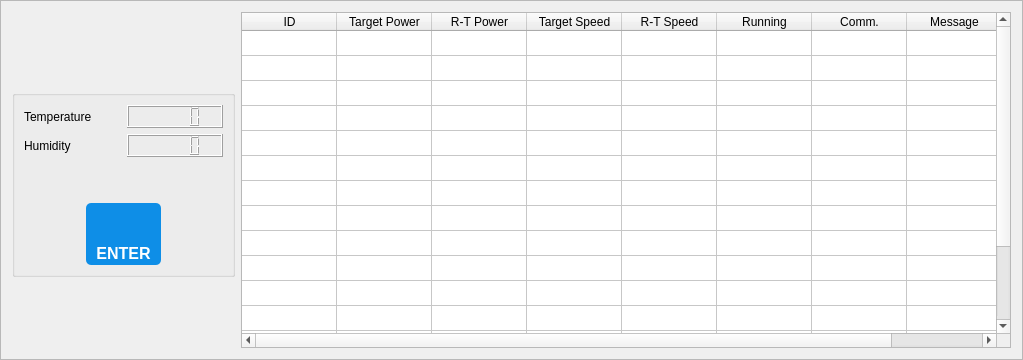
<?xml version="1.0" encoding="UTF-8"?>
<ui version="4.0">
 <class>GroupFrame</class>
 <widget class="QFrame" name="GroupFrame">
  <property name="geometry">
   <rect>
    <x>0</x>
    <y>0</y>
    <width>1023</width>
    <height>360</height>
   </rect>
  </property>
  <property name="windowTitle">
   <string>Frame</string>
  </property>
  <property name="frameShape">
   <enum>QFrame::StyledPanel</enum>
  </property>
  <property name="frameShadow">
   <enum>QFrame::Raised</enum>
  </property>
  <layout class="QGridLayout" name="gridLayout_3">
   <item row="0" column="0">
    <spacer name="verticalSpacer">
     <property name="orientation">
      <enum>Qt::Vertical</enum>
     </property>
     <property name="sizeHint" stdset="0">
      <size>
       <width>20</width>
       <height>65</height>
      </size>
     </property>
    </spacer>
   </item>
   <item row="0" column="1" rowspan="3">
    <widget class="QTableWidget" name="table_realtime">
     <property name="sizePolicy">
      <sizepolicy hsizetype="Expanding" vsizetype="Expanding">
       <horstretch>0</horstretch>
       <verstretch>0</verstretch>
      </sizepolicy>
     </property>
     <property name="minimumSize">
      <size>
       <width>770</width>
       <height>0</height>
      </size>
     </property>
     <property name="autoScroll">
      <bool>true</bool>
     </property>
     <property name="editTriggers">
      <set>QAbstractItemView::NoEditTriggers</set>
     </property>
     <property name="textElideMode">
      <enum>Qt::ElideRight</enum>
     </property>
     <property name="rowCount">
      <number>16</number>
     </property>
     <attribute name="horizontalHeaderDefaultSectionSize">
      <number>95</number>
     </attribute>
     <attribute name="horizontalHeaderMinimumSectionSize">
      <number>45</number>
     </attribute>
     <attribute name="horizontalHeaderStretchLastSection">
      <bool>true</bool>
     </attribute>
     <attribute name="verticalHeaderVisible">
      <bool>false</bool>
     </attribute>
     <attribute name="verticalHeaderDefaultSectionSize">
      <number>25</number>
     </attribute>
     <attribute name="verticalHeaderStretchLastSection">
      <bool>false</bool>
     </attribute>
     <row>
      <property name="text">
       <string>1</string>
      </property>
     </row>
     <row/>
     <row/>
     <row/>
     <row/>
     <row/>
     <row/>
     <row/>
     <row/>
     <row/>
     <row/>
     <row/>
     <row/>
     <row/>
     <row/>
     <row/>
     <column>
      <property name="text">
       <string>ID</string>
      </property>
      <property name="toolTip">
       <string extracomment="Device id">Device id</string>
      </property>
     </column>
     <column>
      <property name="text">
       <string>Target Power</string>
      </property>
      <property name="toolTip">
       <string extracomment="Target Power"/>
      </property>
     </column>
     <column>
      <property name="text">
       <string>R-T Power</string>
      </property>
      <property name="toolTip">
       <string extracomment="Real Time Power">Real Time Power</string>
      </property>
     </column>
     <column>
      <property name="text">
       <string>Target Speed</string>
      </property>
      <property name="toolTip">
       <string extracomment="Target Spped"/>
      </property>
     </column>
     <column>
      <property name="text">
       <string>R-T Speed</string>
      </property>
      <property name="toolTip">
       <string extracomment="Real Time Speed">Real Time Speed</string>
      </property>
     </column>
     <column>
      <property name="text">
       <string>Running</string>
      </property>
      <property name="toolTip">
       <string extracomment="Running status">Running status</string>
      </property>
     </column>
     <column>
      <property name="text">
       <string>Comm.</string>
      </property>
      <property name="toolTip">
       <string extracomment="Communication Status">Communication Status</string>
      </property>
     </column>
     <column>
      <property name="text">
       <string>Message</string>
      </property>
      <property name="toolTip">
       <string extracomment="Message"/>
      </property>
     </column>
     <item row="0" column="6">
      <property name="text">
       <string/>
      </property>
     </item>
    </widget>
   </item>
   <item row="1" column="0">
    <widget class="QGroupBox" name="groupBox">
     <property name="sizePolicy">
      <sizepolicy hsizetype="Minimum" vsizetype="Minimum">
       <horstretch>0</horstretch>
       <verstretch>0</verstretch>
      </sizepolicy>
     </property>
     <property name="title">
      <string/>
     </property>
     <layout class="QGridLayout" name="gridLayout_2">
      <item row="0" column="0" colspan="3">
       <layout class="QGridLayout" name="gridLayout">
        <item row="0" column="0">
         <widget class="QLabel" name="label">
          <property name="text">
           <string>Temperature </string>
          </property>
         </widget>
        </item>
        <item row="0" column="1">
         <widget class="QLCDNumber" name="lcdNumber_temperature"/>
        </item>
        <item row="1" column="0">
         <widget class="QLabel" name="label_humidity">
          <property name="text">
           <string>Humidity</string>
          </property>
         </widget>
        </item>
        <item row="1" column="1">
         <widget class="QLCDNumber" name="lcdNumber_humidity"/>
        </item>
       </layout>
      </item>
      <item row="1" column="1">
       <spacer name="verticalSpacer_3">
        <property name="orientation">
         <enum>Qt::Vertical</enum>
        </property>
        <property name="sizeHint" stdset="0">
         <size>
          <width>20</width>
          <height>40</height>
         </size>
        </property>
       </spacer>
      </item>
      <item row="2" column="0">
       <spacer name="horizontalSpacer">
        <property name="orientation">
         <enum>Qt::Horizontal</enum>
        </property>
        <property name="sizeHint" stdset="0">
         <size>
          <width>40</width>
          <height>20</height>
         </size>
        </property>
       </spacer>
      </item>
      <item row="2" column="1">
       <widget class="QPushButton" name="pushButton_group">
        <property name="sizePolicy">
         <sizepolicy hsizetype="Fixed" vsizetype="Fixed">
          <horstretch>0</horstretch>
          <verstretch>0</verstretch>
         </sizepolicy>
        </property>
        <property name="minimumSize">
         <size>
          <width>75</width>
          <height>62</height>
         </size>
        </property>
        <property name="maximumSize">
         <size>
          <width>75</width>
          <height>62</height>
         </size>
        </property>
        <property name="styleSheet">
         <string notr="true">QPushButton{
    background-image: url(:/skin/icons/dark/appbar.group.png);
 
    background-repeat:no-repeat;
    background-position: center bottom;
    background-color: transparent;
	border-style: none !important;
	border: none !important;
	border-radius: 5px;
    color: white;
    text-align: center bottom;
    padding-bottom: 2px;
	font-size:16px;
	font-weight: bold;

    background-color: rgb(14, 142, 231);
	border-style: outset;
}

QPushButton:hover{
    background-color:rgb(57, 159, 251);
    color: white;
    border: 0px solid rgba(14, 142, 231, 255);
}

QPushButton:checked{
    background-color: rgb(0, 125, 213);
    color: white;
    border: 0px solid rgba(14, 142, 231, 255);
}

QPushButton:flat{
    border: none;
}
QPushButton:pressed{
    background-color: rgb(0, 125, 213);
}

QPushButton:disabled{
    background-color: gray;
}

/*
QPushButton{
    background-color: rgb(14, 142, 231);
	border-style: outset;
    border-width: 2px;
	border-radius: 6px;
    color: white;
	font-size: 16px;
	font-weight: bold;
}

QPushButton:hover{
    background-color: rgb(57, 159, 251);
}



*/</string>
        </property>
        <property name="text">
         <string>ENTER</string>
        </property>
       </widget>
      </item>
      <item row="2" column="2">
       <spacer name="horizontalSpacer_2">
        <property name="orientation">
         <enum>Qt::Horizontal</enum>
        </property>
        <property name="sizeHint" stdset="0">
         <size>
          <width>40</width>
          <height>20</height>
         </size>
        </property>
       </spacer>
      </item>
     </layout>
    </widget>
   </item>
   <item row="2" column="0">
    <spacer name="verticalSpacer_2">
     <property name="orientation">
      <enum>Qt::Vertical</enum>
     </property>
     <property name="sizeHint" stdset="0">
      <size>
       <width>20</width>
       <height>64</height>
      </size>
     </property>
    </spacer>
   </item>
  </layout>
 </widget>
 <resources/>
 <connections/>
</ui>
